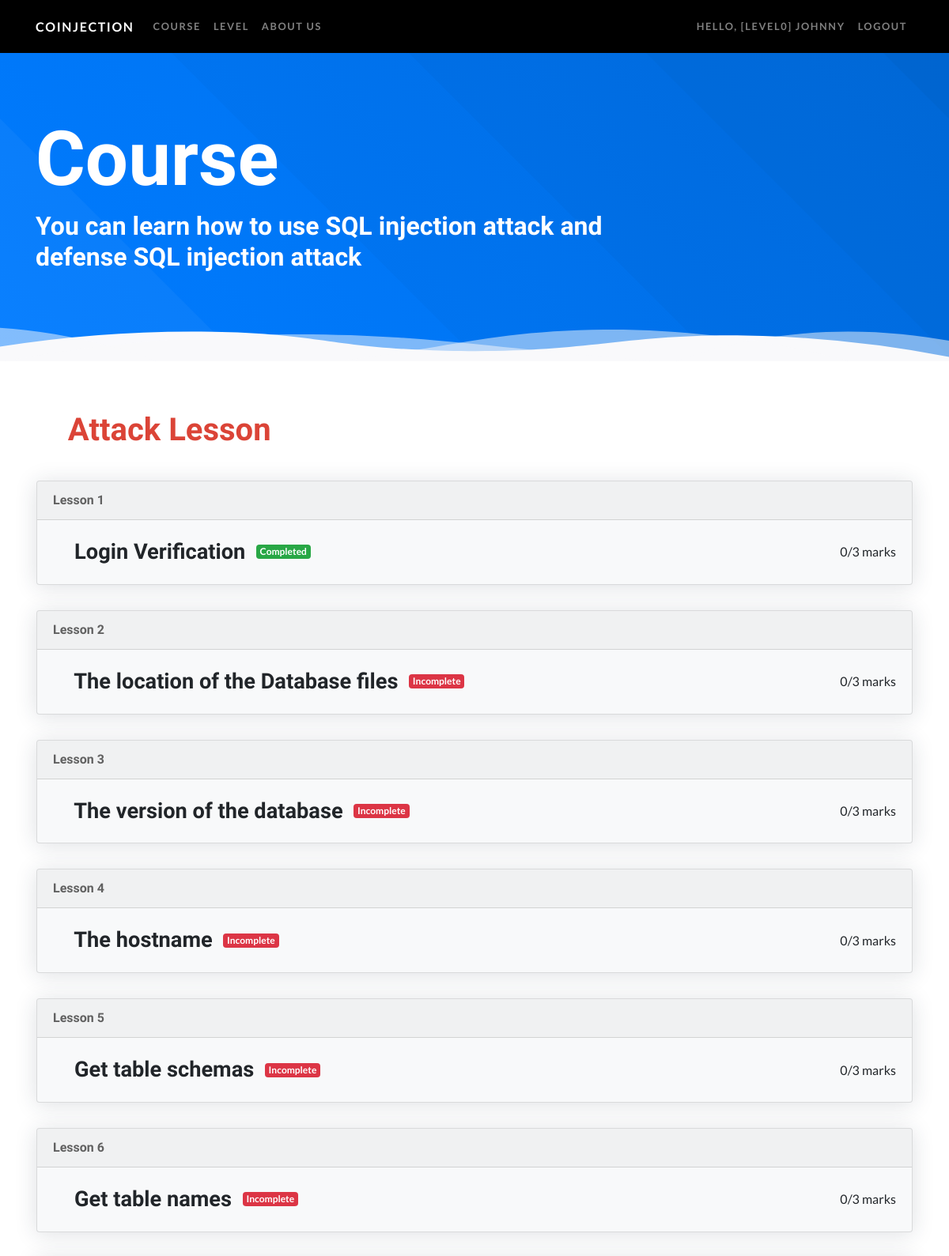
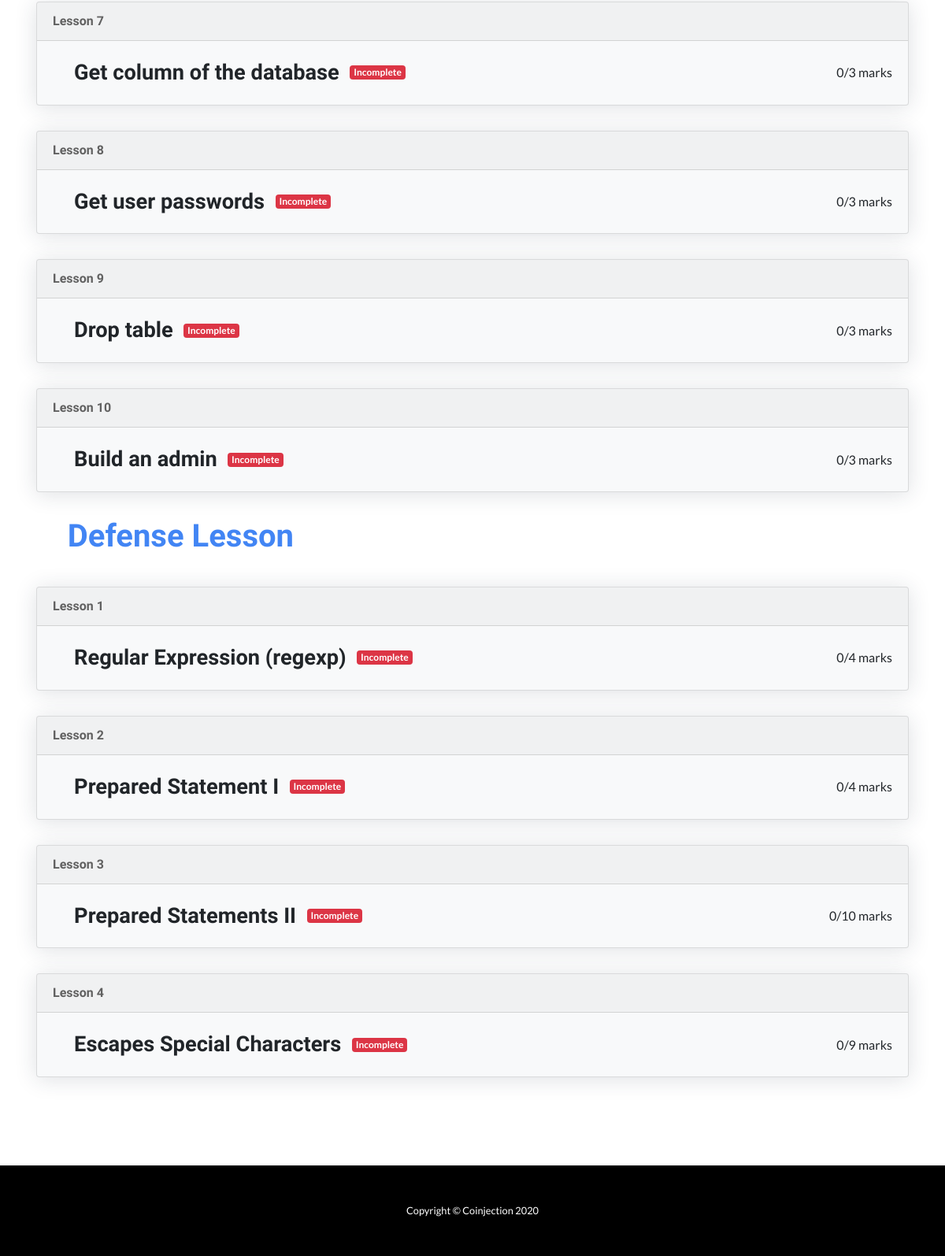
/superailgun.com/course.php (signed in), run on the app's committed database (2 pictures, top to bottom).
### tables this page shows
CREATE TABLE `attack` (
  `username` char(20) NOT NULL,
  `Lesson1` tinyint(1) NOT NULL DEFAULT '0',
  `Lesson1_mark` int(1) DEFAULT '0',
  `Lesson2` tinyint(1) NOT NULL DEFAULT '0',
  `Lesson2_mark` int(1) DEFAULT '0',
  `Lesson3` tinyint(1) NOT NULL DEFAULT '0',
  `Lesson3_mark` int(1) DEFAULT '0',
  `Lesson4` tinyint(1) NOT NULL DEFAULT '0',
  `Lesson4_mark` int(1) DEFAULT '0',
  `Lesson5` tinyint(1) NOT NULL DEFAULT '0',
  `Lesson5_mark` int(1) DEFAULT '0',
  `Lesson6` tinyint(1) NOT NULL DEFAULT '0',
  `Lesson6_mark` int(1) DEFAULT '0',
  `Lesson7` tinyint(1) NOT NULL DEFAULT '0',
  `Lesson7_mark` int(1) DEFAULT '0',
  `Lesson8` tinyint(1) NOT NULL DEFAULT '0',
  `Lesson8_mark` int(1) DEFAULT '0',
  `Lesson9` tinyint(1) NOT NULL DEFAULT '0',
  `Lesson9_mark` int(1) DEFAULT '0',
  `Lesson10` tinyint(1) NOT NULL DEFAULT '0',
  `Lesson10_mark` int(1) DEFAULT '0'
);

CREATE TABLE `defense` (
  `username` char(20) NOT NULL,
  `Lesson1` tinyint(1) NOT NULL DEFAULT '0',
  `Lesson1_mark` int(1) DEFAULT '0',
  `Lesson2` tinyint(1) NOT NULL DEFAULT '0',
  `Lesson2_mark` int(1) DEFAULT '0',
  `Lesson3` tinyint(1) NOT NULL DEFAULT '0',
  `Lesson3_mark` int(1) DEFAULT '0',
  `Lesson4` tinyint(1) NOT NULL DEFAULT '0',
  `Lesson4_mark` int(1) DEFAULT '0'
);

### superailgun.com/course.php (the view, shortened to what this page needs)
<!DOCTYPE html>
<html lang="en">
<head>
    <link href="vendor/bootstrap/css/bootstrap.min.css" rel="stylesheet">
    <link href="css/course.css" rel="stylesheet">
</head>
<body>
<nav class="navbar navbar-expand-lg navbar-dark navbar-custom " id="navbar">
    <div class="container">
        <a class="navbar-brand" href="index.php">Coinjection</a>
        <div class="collapse navbar-collapse" id="navbarResponsive">
            <ul class="navbar-nav mr-auto">
                <li class="nav-item">
                    <a class="nav-link" href="#">Course</a>
                </li>
                <li class="nav-item">
        <a class="nav-link" href="level.php">Level</a>
      </li>
                <li class="nav-item">
                    <a class="nav-link" href="aboutus.php">About us</a>
                </li>
            </ul>
            <ul class="navbar-nav ml-auto">
                <?php session_start();
                if(isset($_SESSION['username'])) {
                    $username1 = $_SESSION['username'];
                    include ("conn/connection.php");
                    $sql = "SELECT * FROM attack WHERE username='$username1' ";
                    $rs = mysqli_query($conn, $sql);
                    $rc = mysqli_fetch_assoc($rs);
                    $attackmarks=0;
                    for($x = 1; $x <= 10; $x++){
                        $attackmarks+=$rc['Lesson'.$x.'_mark'];
                    }
                    $sql = "SELECT * FROM defense WHERE username='$username1' ";
                    $rs = mysqli_query($conn, $sql);
                    $rc = mysqli_fetch_assoc($rs);
                    $defensemarks=0;
                    for($x = 1; $x <= 4; $x++){
                        $defensemarks+=$rc['Lesson'.$x.'_mark'];
                    }
                    $totalmarks= $attackmarks+$defensemarks;
                    $level=0;
                    if($totalmarks<57)
                    $level=5;
                    if($totalmarks<50)
                    $level=4;
                    if($totalmarks<40)
                    $level=3;
                    if($totalmarks<30)
                    $level=2;
                    if($totalmarks<20)
                    $level=1;
                    if($totalmarks<10)
                    $level=0;
                ?>
                    <li class="nav-item">
                        <a class="nav-link" href="level.php">Hello, <?php  echo '[Level'.$level.'] '; echo $_SESSION['username']; ?></a>
                    </li>
                    <li class="nav-item">
                        <a class="nav-link" href="logout.php">logout</a>
                    </li>
                    <?php
                }
                ?>
            </ul>
        </div>
    </div>
</nav>
<header class="masthead masthead-page mb-5">
    <div class="container">
        <div class="row align-items-center">
            <div class="col-lg-8 py-5">
                <h1 class="masthead-heading mb-2">Course</h1>
                <h4 class="masthead-subheading m-0">You can learn how to use SQL injection attack and defense SQL injection attack </h4>
            </div>
        </div>
    </div>
</header>
<section>
    <div class="container">
        <div class="row align-items-center">
            <div class="col-lg-12 p-3" id="attack">
                <h1>&nbsp &nbsp Attack Lesson</h1>
            </div>
        </div>
    </div>
</section>
<?php
include("conn/connection.php");
$attack = array("attack", "Login Verification", "The location of the Database files", "The version of the database", "The hostname", "Get table schemas", "Get table names"
, "Get column of the database", "Get user passwords", "Drop table", "Build an admin");
if(isset($_SESSION['username'])) {
    $username = $_SESSION['username'];
    $sql = "SELECT * FROM attack WHERE username='$username'";
    $rs = mysqli_query($conn, $sql);
    $rc = mysqli_fetch_assoc($rs);
}
for ($x = 1; $x <= 10; $x++) { ?>
<section>
    <div class="container">
        <div class="row align-items-center">
            <div class="col-lg-12 p-3">
                <div class="card bg-light lift custom-card" >
                    <div class="card-header lesson ">Lesson <?php echo $x ?></div>
                    <div class="card-body">
                        <div class="d-flex">
                            <div class="lessontitle">&nbsp &nbsp <?php echo $attack[$x] ?> &nbsp</div>
                            <?php if($rc['Lesson'.$x]==1){ ?>
                            <span class="badge badge-success align-self-center">Completed</span>
                            <?php }else{ ?>
                            <span class="badge badge-danger align-self-center">Incomplete</span>
                            <?php } ?>
                            <div class="marks ml-auto align-self-center "><?php echo $rc['Lesson'.$x.'_mark'] ?>/3 marks</div>
                        </div>
                    </div>
                </div>
            </div>
        </div>
    </div>
</section>
<?php
}
?>
<section>
    <div class="container">
        <div class="row align-items-center">
            <div class="col-lg-12 p-3" style="color:#4285F4;">
                <h1>&nbsp &nbsp Defense Lesson</h1>
            </div>
        </div>
    </div>
</section>
<?php
include("conn/connection.php");
$defense = array("defense", "Regular Expression (regexp)", "Prepared Statement I", "Prepared Statements II", "Escapes Special Characters");
$defensemarks = array("defensemarks", 4, 4, 10, 9);
if(isset($_SESSION['username'])) {
    $username = $_SESSION['username'];
    $sql = "SELECT * FROM defense WHERE username='$username'";
    $rs = mysqli_query($conn, $sql);
    $rc = mysqli_fetch_assoc($rs);
}
for ($x = 1; $x <= 4; $x++) { ?>
    <section>
        <div class="container">
            <div class="row align-items-center">
                <div class="col-lg-12 p-3">
                    <div class="card bg-light lift custom-card" >
                        <div class="card-header lesson ">Lesson <?php echo $x ?></div>
                        <div class="card-body">
                            <div class="d-flex">
                                <div class="lessontitle">&nbsp &nbsp <?php echo $defense[$x] ?> &nbsp</div>
                                <?php if($rc['Lesson'.$x]==1){ ?>
                                    <span class="badge badge-success align-self-center">Completed</span>
                                <?php }else{ ?>
                                    <span class="badge badge-danger align-self-center">Incomplete</span>
                                <?php } ?>
                                <div class="marks ml-auto align-self-center "><?php echo $rc['Lesson'.$x.'_mark'] ?>/<?php echo $defensemarks[$x] ?> marks</div>
                            </div>
                        </div>
                    </div>
                </div>
            </div>
        </div>
    </section>
    <?php
}
?>
<div class="py-5"">
</div>
<footer class="py-5 bg-black">
    <div class="container">
        <p class="m-0 text-center text-white small">Copyright &copy; Coinjection 2020</p>
    </div>
</footer>
</body>
</html>

### superailgun.com/css/course.css (style rules this page uses)
body { font-family: 'Lato'; }
h1, h2, h3, h4, h5, h6 { font-family: 'Catamaran'; font-weight: 800 !important; }
.bg-black { background-color: #000 !important; }
.navbar-custom { padding-top: 1rem; padding-bottom: 1rem; background-color: rgba(0, 0, 0, 1); }
.navbar-custom .navbar-brand { text-transform: uppercase; font-size: 1rem; letter-spacing: 0.1rem; font-weight: 700; }
.navbar-custom .navbar-nav .nav-item .nav-link { text-transform: uppercase; font-size: 0.8rem; font-weight: 700; letter-spacing: 0.1rem; }
.masthead { padding:3rem 0 7rem; position:relative; background-color:#007bff; background-image:url(../img/overlay.svg),linear-gradient(45deg,#007bff 0%,#006fe6 100%); background-size:cover; z-index:0; }
.masthead svg.wave { position:absolute; bottom:-1px; left:0 }
.masthead-page { padding:6rem 0 4rem; color: #fff; }
.masthead-heading { font-size:6rem }
.masthead-subheading { font-size:2rem }
.lessontitle { font-family: 'Catamaran' ; font-size: 1.7em; font-weight: 800; }
.lesson { font-family: 'Oxanium' ; font-weight: 800; color: #616161; }
#navbar { position: fixed; top: 0; right: 0; left: 0; z-index: 1030; transition: top 0.3s; }
.lift { box-shadow: 0 0.15rem 1.75rem 0 rgba(31, 45, 65, 0.15); -webkit-transition: box-shadow 0.15s ease-in-out, -webkit-transform 0.15s ease-in-out; transition: box-shadow 0.15s ease-in-out, -webkit-transform 0.15s ease-in-out; transition: transform 0.15s ease-in-out, box-shadow 0.15s ease-in-out; transition: transform 0.15s ease-in-out, box-shadow 0.15s ease-in-out, -webkit-transform 0.15s ease-in-out; }
#attack { color:#DB4437 ; }

### data on the page
attack: Lesson1_mark "0", Lesson2_mark "0", Lesson3_mark "0", Lesson4_mark "0", Lesson5_mark "0", Lesson6_mark "0", Lesson7_mark "0", Lesson8_mark "0", Lesson9_mark "0", Lesson10_mark "0"
defense: Lesson1_mark "0", Lesson2_mark "0", Lesson3_mark "0", Lesson4_mark "0"

### other printed values
$level "0"
$_SESSION['username'] "JOHNNY"
$attack[$x] "Login Verification"
$attack[$x] "The location of the Database files"
$attack[$x] "The version of the database"
$attack[$x] "The hostname"
$attack[$x] "Get table schemas"
$attack[$x] "Get table names"
$attack[$x] "Get column of the database"
$attack[$x] "Get user passwords"
$attack[$x] "Drop table"
$attack[$x] "Build an admin"
$defense[$x] "Regular Expression (regexp)"
$defensemarks[$x] "4"
$defense[$x] "Prepared Statement I"
